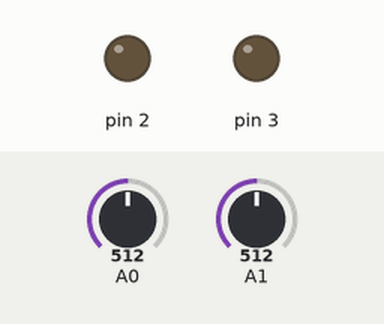
Recording of a sketch running on a simulated Arduino Uno, built with avr-gcc and run on an emulated ATmega328P. Parts: output pins drawn as LEDs (lit = HIGH). The test bench sets the inputs (shaded band); at power-on: A0 = 512, A1 = 512.

Above: at 1.2 s.
1.3 s: A0 set to 534
2.8 s: A0 set to 558
At 4.0 s:
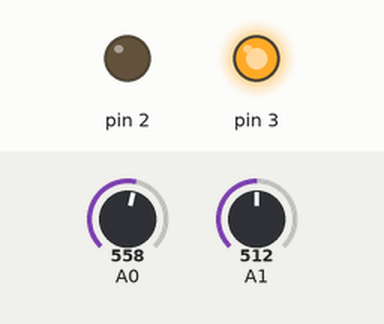
4.3 s: A1 set to 536
5.8 s: A1 set to 553
At 6.4 s:
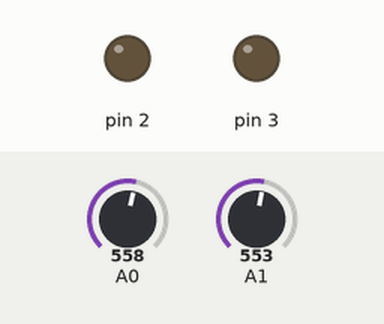
7.3 s: A0 set to 511
At 7.6 s:
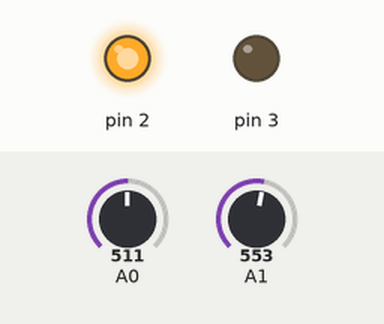
8.8 s: A0 set to 716
At 9.9 s:
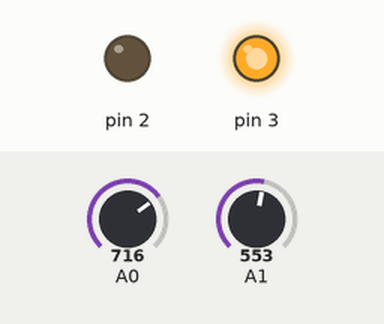
Timing chart, 0 to 11.3 s (numbered marks = the images above; inputs shaded):
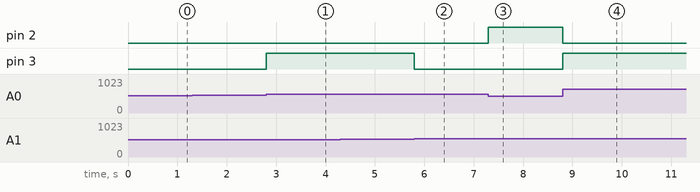

The sketch:

DC_Servo.ino
```cpp
int pot1;
int pot2;
int maxi = 30;

void setup() {
pinMode(2,OUTPUT);
pinMode(3,OUTPUT);
}

void loop() {
pot2=map(analogRead(1),0,1023,0,maxi);
pot1=map(analogRead(0),0,1023,0,maxi);
if (pot1>pot2)
{
  digitalWrite(2,LOW);
  digitalWrite(3,HIGH);
}
else if (pot2>pot1)
{
  digitalWrite(3,LOW);
  digitalWrite(2,HIGH);
}
else
{
  digitalWrite(2,LOW);
  digitalWrite(3,LOW);
}
}
```

Measured:
- the behaviour switches between 545 and 546 on A0 (found by bisection; images 0 and 1)
- the behaviour switches between 545 and 546 on A1 (found by bisection; images 1 and 2)
- after the input at 1.3 s, every drawn part: stays the same
- after the input at 2.8 s, pin 3: LOW → HIGH at once
- after the input at 4.3 s, every drawn part: stays the same
- after the input at 5.8 s, pin 3: HIGH → LOW at once
- after the input at 7.3 s, pin 2: LOW → HIGH at once
- after the input at 8.8 s, pin 2: HIGH → LOW at once; pin 3: LOW → HIGH at once
